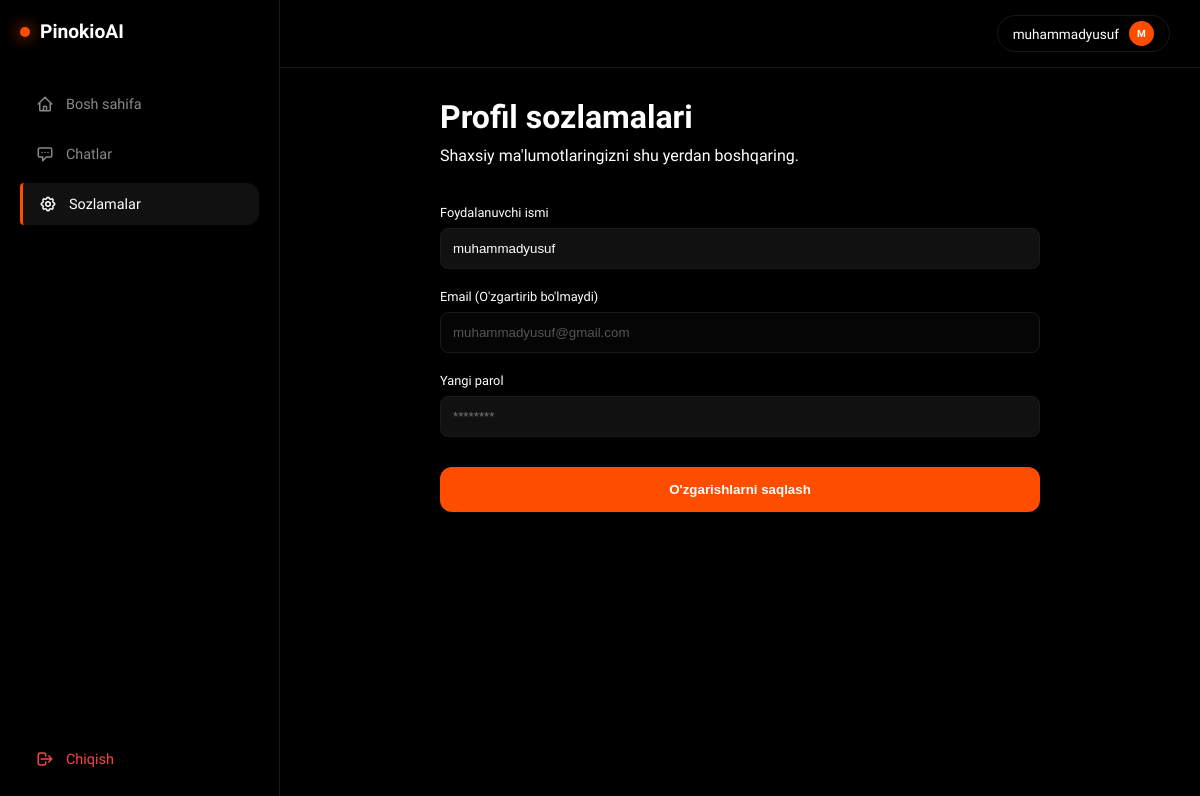
/settings (signed in), run on the app's committed database.
### tables this page shows
CREATE TABLE users (
            id INTEGER PRIMARY KEY AUTOINCREMENT,
            username TEXT UNIQUE NOT NULL,
            email TEXT UNIQUE NOT NULL,
            password TEXT NOT NULL,
            created TIMESTAMP DEFAULT CURRENT_TIMESTAMP
        );

### app.py (the view)
@app.route('/settings')
def settings():
    if 'user_id' not in session:
        return redirect(url_for('login'))
    user = database.get_user_by_id(session['user_id'])
    return render_template('settings.html', user=user)

### database.py (called while the page is built)
def get_conn():
    conn = sqlite3.connect(DB_PATH)
    conn.row_factory = sqlite3.Row
    return conn

def get_user_by_id(user_id):
    conn = get_conn()
    user = conn.execute("SELECT * FROM users WHERE id=?", (user_id,)).fetchone()
    conn.close()
    return dict(user) if user else None

### templates/settings.html
{% extends 'base.html' %}
{% block content %}
<div style="max-width: 600px; margin: 0 auto;">
    <h1 style="font-size: 2rem; margin-bottom: 10px;">Profil sozlamalari</h1>
    <p style="color: var(--text); margin-bottom: 40px;">Shaxsiy ma'lumotlaringizni shu yerdan boshqaring.</p>
    <form action="/settings" method="POST" style="display: flex; flex-direction: column; gap: 20px;">
        <div>
            <label style="display:block; color:var(--text); font-size:0.8rem; margin-bottom:8px;">Foydalanuvchi ismi</label>
            <input type="text" name="username" value="{{ user.username }}" style="width:100%; background:#111; border:1px solid var(--border); padding:12px; border-radius:8px; color:#fff; outline:none;">
        </div>
        <div>
            <label style="display:block; color:var(--text); font-size:0.8rem; margin-bottom:8px;">Email (O'zgartirib bo'lmaydi)</label>
            <input type="email" value="{{ user.email }}" disabled style="width:100%; background:#050505; border:1px solid var(--border); padding:12px; border-radius:8px; color:#555;">
        </div>
        <div>
            <label style="display:block; color:var(--text); font-size:0.8rem; margin-bottom:8px;">Yangi parol</label>
            <input type="password" name="password" placeholder="********" style="width:100%; background:#111; border:1px solid var(--border); padding:12px; border-radius:8px; color:#fff; outline:none;">
        </div>
        <button type="submit" style="background:var(--fire); color:#fff; border:none; padding:15px; border-radius:12px; font-weight:600; cursor:pointer; margin-top:10px;">O'zgarishlarni saqlash</button>
    </form>
</div>
{% endblock %}

### templates/base.html (shortened to what this page needs)
<!DOCTYPE html>
<html lang="uz">
<head>
</head>
<body>
    <aside class="sidebar">
        <a href="/" class="logo"><div class="logo-dot"></div> PinokioAI</a>
        <nav class="nav-menu">
            <a href="/dashboard" class="nav-item {% if request.path == '/dashboard' %}active{% endif %}">
                <svg fill="none" stroke="currentColor" viewBox="0 0 24 24"><path stroke-linecap="round" stroke-linejoin="round" stroke-width="2" d="M3 12l2-2m0 0l7-7 7 7M5 10v10a1 1 0 001 1h3m10-11l2 2m-2-2v10a1 1 0 01-1 1h-3m-6 0a1 1 0 001-1v-4a1 1 0 011-1h2a1 1 0 011 1v4a1 1 0 001 1m-6 0h6"></path></svg>
                Bosh sahifa
            </a>
            <a href="/chat" class="nav-item {% if request.path == '/chat' %}active{% endif %}">
                <svg fill="none" stroke="currentColor" viewBox="0 0 24 24"><path stroke-linecap="round" stroke-linejoin="round" stroke-width="2" d="M8 10h.01M12 10h.01M16 10h.01M9 16H5a2 2 0 01-2-2V6a2 2 0 012-2h14a2 2 0 012 2v8a2 2 0 01-2 2h-5l-5 5v-5z"></path></svg>
                Chatlar
            </a>
            <a href="/settings" class="nav-item {% if request.path == '/settings' %}active{% endif %}">
                Sozlamalar
            </a>
        </nav>
        {% if user %}
        <a href="/logout" class="logout-link">
            <svg style="width:18px;height:18px" fill="none" stroke="currentColor" viewBox="0 0 24 24"><path stroke-linecap="round" stroke-linejoin="round" stroke-width="2" d="M17 16l4-4m0 0l-4-4m4 4H7m6 4v1a3 3 0 01-3 3H6a3 3 0 01-3-3V7a3 3 0 013-3h4a3 3 0 013 3v1"></path></svg>
            Chiqish
        </a>
        {% endif %}
    </aside>
    <div class="main-container">
        <header class="top-header">
            {% if user %}
            <div class="user-pill">
                {{ user.username }}
                <div class="avatar-circle">{{ user.username[0].upper() }}</div>
            </div>
            {% else %}
            <div style="display: flex; gap: 10px;">
                <a href="/login" style="color: var(--text-gray); text-decoration: none; font-size: 0.85rem;">Kirish</a>
                <a href="/register" style="color: var(--fire); text-decoration: none; font-size: 0.85rem; font-weight: bold;">Ro'yxatdan o'tish</a>
            </div>
            {% endif %}
        </header>
        <div class="content-area">
            {% block content %}{% endblock %}
        </div>
    </div>
</body>
</html>

### templates/base.html (style rules this page uses)
:root { --bg: #000; --panel: #0a0a0a; --fire: #ff4d00; --border: #1a1a1a; --text-gray: #888; --text-white: #fff; }
* { margin: 0; padding: 0; box-sizing: border-box; }
body { font-family: 'Sora', sans-serif; background: var(--bg); color: var(--text-white); height: 100vh; display: flex; overflow: hidden; }
.sidebar { width: 280px; border-right: 1px solid var(--border); display: flex; flex-direction: column; padding: 20px; background: var(--bg); }
.logo { font-size: 1.2rem; font-weight: 700; margin-bottom: 40px; display: flex; align-items: center; gap: 10px; color: var(--text-white); text-decoration: none; }
.logo-dot { width: 10px; height: 10px; background: var(--fire); border-radius: 50%; box-shadow: 0 0 15px var(--fire); }
.nav-menu { flex: 1; display: flex; flex-direction: column; gap: 8px; }
.nav-item { display: flex; align-items: center; gap: 12px; padding: 12px 16px; color: var(--text-gray); text-decoration: none; border-radius: 12px; transition: 0.3s; font-size: 0.9rem; }
.nav-item:hover, .nav-item.active { background: #111; color: var(--text-white); }
.nav-item.active { border-left: 3px solid var(--fire); border-radius: 4px 12px 12px 4px; }
.nav-item svg { width: 18px; height: 18px; }
.logout-link { color: #ff4444; text-decoration: none; padding: 12px 16px; font-size: 0.9rem; transition: 0.3s; display: flex; align-items: center; gap: 12px; }
.main-container { flex: 1; display: flex; flex-direction: column; overflow: hidden; }
.top-header { padding: 15px 30px; display: flex; justify-content: flex-end; border-bottom: 1px solid var(--border); background: var(--bg); }
.user-pill { display: flex; align-items: center; gap: 10px; padding: 5px 15px; border: 1px solid var(--border); border-radius: 20px; font-size: 0.85rem; color: var(--text-white); }
.avatar-circle { width: 25px; height: 25px; background: var(--fire); border-radius: 50%; display: flex; align-items: center; justify-content: center; font-size: 10px; font-weight: bold; }
.content-area { flex: 1; overflow-y: auto; padding: 30px; position: relative; }

### data on the page
users: username "muhammadyusuf", username "M", email "muhammadyusuf@gmail.com"
